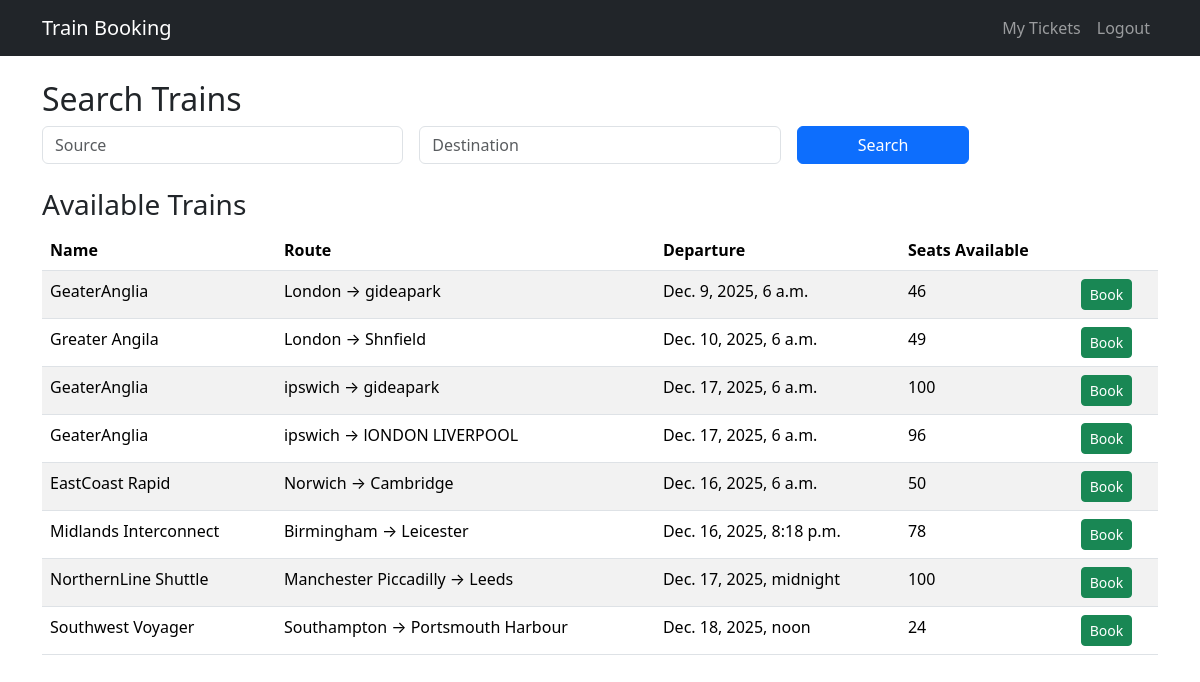
Screenshot of /search/ (signed in) with the database file from the repository.
### booking/models.py (models this page shows, shortened)
class Train(models.Model):
    name = models.CharField(max_length=100)
    source = models.CharField(max_length=100)
    destination = models.CharField(max_length=100)
    departure_time = models.DateTimeField()
    arrival_time = models.DateTimeField(null=True, blank=True)
    seats_total = models.PositiveIntegerField(default=100)
    seats_available = models.PositiveIntegerField(default=100)

### booking/views.py (the view)
# urls.py: path('search/', views.search_trains, name='search_trains'),
def search_trains(request):
    trains = Train.objects.all()
    source = destination = ''
    if request.method == 'POST':
        source = request.POST.get('source', '')
        destination = request.POST.get('destination', '')
        trains = trains.filter(source__icontains=source, destination__icontains=destination)
    return render(request, 'booking/search.html', {
        'trains': trains,
        'source': source,
        'destination': destination,
    })

### templates/booking/search.html (shortened to what this page needs)
{% extends 'booking/base.html' %}
{% block content %}
<h2>Search Trains</h2>
<form method="post" class="row g-3 mb-4">
  <div class="col-md-4">
    <input class="form-control" type="text" name="source" placeholder="Source" value="{{ source }}">
  </div>
  <div class="col-md-4">
    <input class="form-control" type="text" name="destination" placeholder="Destination" value="{{ destination }}">
  </div>
  <div class="col-md-2">
    <button class="btn btn-primary w-100">Search</button>
  </div>
</form>
<h3>Available Trains</h3>
<table class="table table-striped">
  <thead>
    <tr>
      <th>Name</th><th>Route</th><th>Departure</th><th>Seats Available</th><th></th>
    </tr>
  </thead>
  <tbody>
    {% for t in trains %}
    <tr>
      <td>{{ t.name }}</td>
      <td>{{ t.source }} → {{ t.destination }}</td>
      <td>{{ t.departure_time }}</td>
      <td>{{ t.seats_available }}</td>
      <td>
        {% if user.is_authenticated %}
          <a class="btn btn-sm btn-success" href="{% url 'book_ticket' t.id %}">Book</a>
        {% else %}
          <a class="btn btn-sm btn-secondary" href="{% url 'login' %}">Login to book</a>
        {% endif %}
      </td>
    </tr>
    {% empty %}
    <tr><td colspan="5">No trains found.</td></tr>
    {% endfor %}
  </tbody>
</table>
{% endblock %}

### rows the page displays
Train: name "GeaterAnglia", source "London", destination "gideapark", departure_time "Dec. 9, 2025, 6 a.m.", seats_available "46"
Train: name "Greater Angila", source "London", destination "Shnfield", departure_time "Dec. 10, 2025, 6 a.m.", seats_available "49"
Train: name "GeaterAnglia", source "ipswich", destination "gideapark", departure_time "Dec. 17, 2025, 6 a.m.", seats_available "100"
Train: name "GeaterAnglia", source "ipswich", destination "lONDON LIVERPOOL", departure_time "Dec. 17, 2025, 6 a.m.", seats_available "96"
Train: name "EastCoast Rapid", source "Norwich", destination "Cambridge", departure_time "Dec. 16, 2025, 6 a.m.", seats_available "50"
Train: name "Midlands Interconnect", source "Birmingham", destination "Leicester", departure_time "Dec. 16, 2025, 8:18 p.m.", seats_available "78"
Train: name "NorthernLine Shuttle", source "Manchester Piccadilly", destination "Leeds", departure_time "Dec. 17, 2025, midnight", seats_available "100"
Train: name "Southwest Voyager", source "Southampton", destination "Portsmouth Harbour", departure_time "Dec. 18, 2025, noon", seats_available "24"
